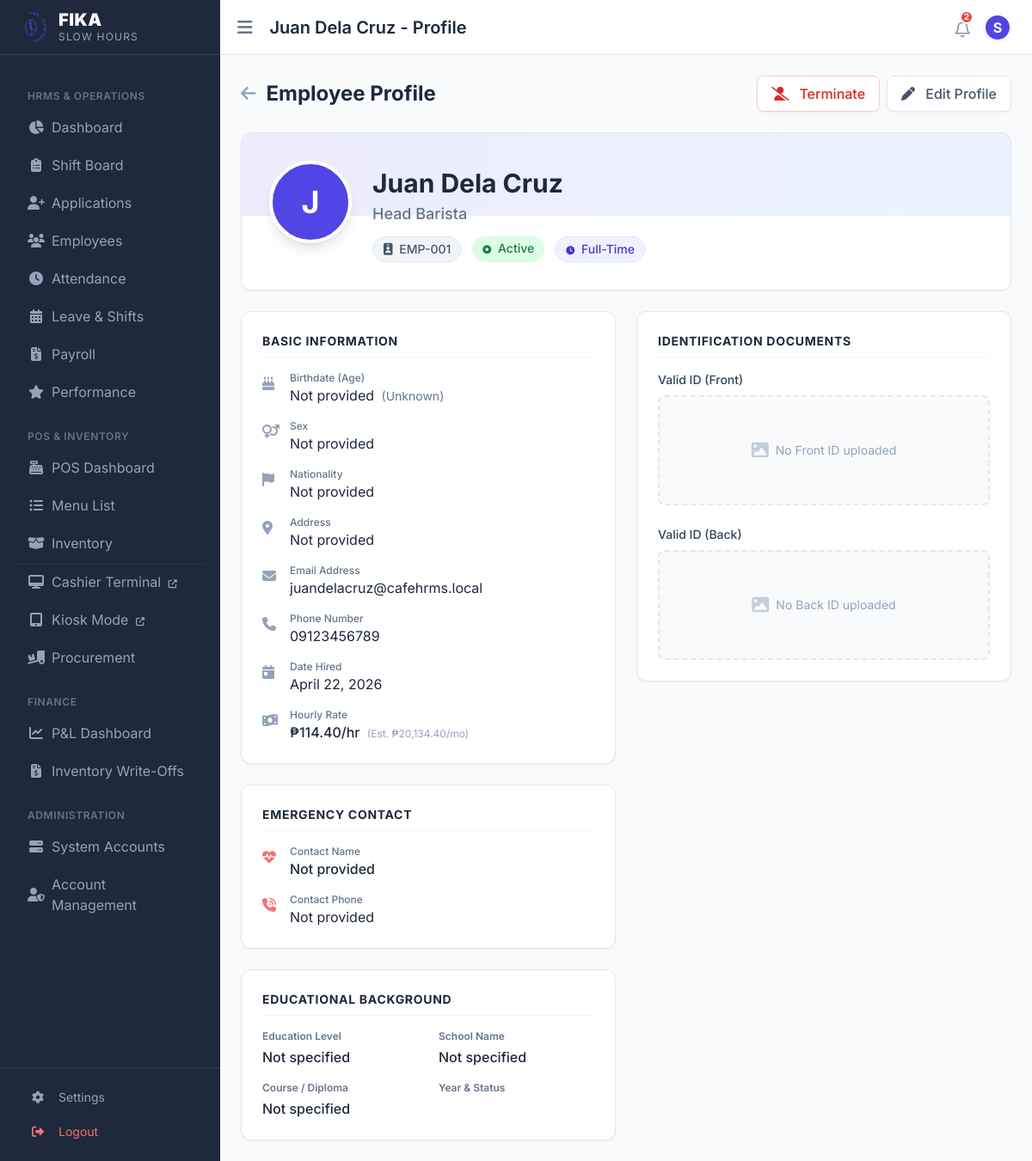
The app's page /cafe_hrms/employee_view?id=1 (signed in) with its own data.
### tables this page shows
CREATE TABLE `employees` (
  `id` int NOT NULL,
  `employee_id` varchar(80) NOT NULL,
  `first_name` varchar(150) DEFAULT NULL,
  `last_name` varchar(150) DEFAULT NULL,
  `email` varchar(255) NOT NULL,
  `phone` varchar(50) DEFAULT NULL,
  `position` varchar(120) DEFAULT NULL,
  `department` varchar(120) DEFAULT NULL,
  `employment_type` varchar(50) DEFAULT NULL,
  `status` varchar(50) NOT NULL DEFAULT 'Active',
  `sick_leave_balance` int NOT NULL DEFAULT '14',
  `termination_reason` varchar(100) DEFAULT NULL,
  `termination_details` text,
  `termination_date` date DEFAULT NULL,
  `date_hired` date DEFAULT NULL,
  `birthday` date DEFAULT NULL,
  `hourly_rate` decimal(12,2) NOT NULL DEFAULT '0.00',
  `last_raise_date` date DEFAULT NULL,
  `last_bonus_date` date DEFAULT NULL,
  `address` text,
  `emergency_contact` varchar(200) DEFAULT NULL,
  `bank_account` varchar(120) DEFAULT NULL,
  `tin` varchar(50) DEFAULT NULL,
  `sss` varchar(50) DEFAULT NULL,
  `philhealth` varchar(50) DEFAULT NULL,
  `pagibig` varchar(50) DEFAULT NULL,
  `government_ids` varchar(255) DEFAULT NULL,
  `photo` varchar(500) DEFAULT NULL,
  `created_at` datetime DEFAULT CURRENT_TIMESTAMP,
  `emergency_contact_name` varchar(255) DEFAULT NULL,
  `emergency_contact_phone` varchar(50) DEFAULT NULL,
  `valid_id_back_photo` varchar(500) DEFAULT NULL,
  `valid_id_photo` varchar(500) DEFAULT NULL,
  `education_level` varchar(50) DEFAULT NULL,
  `school_name` varchar(150) DEFAULT NULL,
  `school_address` varchar(255) DEFAULT NULL,
  `year_graduated` varchar(20) DEFAULT NULL,
  `education_status` varchar(50) DEFAULT NULL,
  `course_diploma` varchar(150) DEFAULT NULL,
  `employment_category` varchar(50) DEFAULT 'Full-Time',
  `birthdate` date DEFAULT NULL,
  `sex` varchar(20) DEFAULT '',
  `nationality` varchar(100) DEFAULT '',
  `preferred_schedule` varchar(50) DEFAULT 'Any',
  `branch_id` int DEFAULT NULL,
  `employment_status` enum('Trainee','Probationary','Regular') NOT NULL DEFAULT 'Regular'
);

### cafe_hrms/functions.php (called while the page is built, shortened)
<?php
function h($value) {
    return htmlspecialchars((string)$value, ENT_QUOTES, 'UTF-8');
}

### cafe_hrms/employee_view.php (the view, shortened to what this page needs)
<?php
require_once __DIR__ . '/init.php';
$id = isset($_GET['id']) ? (int)$_GET['id'] : 0;
$stmt = $pdo->prepare('SELECT *, CONCAT(first_name, " ", last_name) AS full_name FROM employees WHERE id = ?');
$stmt->execute([$id]);
$employee = $stmt->fetch();
require_once __DIR__ . '/includes/header.php';
?>
<div class="max-w-5xl mx-auto space-y-6">
    <div class="flex items-center justify-between mb-2">
        <div class="flex items-center space-x-3">
            <a href="employees" class="text-slate-400 hover:text-primary transition">
                <i class="fa-solid fa-arrow-left text-xl"></i>
            </a>
            <h1 class="text-2xl font-bold text-slate-800">Employee Profile</h1>
        </div>
        <?php if(isset($_SESSION['user']['role']) && in_array($_SESSION['user']['role'], ['Admin', 'Super Admin', 'HR', 'HR Admin'])): ?>
        <div class="flex space-x-2">
            <?php if ($employee['status'] !== 'Archived'): ?>
                <button onclick="openEditModal('terminate_form.php?id=<?= $employee['id'] ?>')" class="bg-white border border-red-200 text-red-600 px-4 py-2 rounded-lg hover:bg-red-50 transition shadow-sm font-medium">
                    <i class="fa-solid fa-user-slash mr-2"></i> Terminate
                </button>
            <?php else: ?>
                <button onclick="openEditModal('rehire_form.php?id=<?= $employee['id'] ?>')" class="bg-white border border-emerald-200 text-emerald-600 px-4 py-2 rounded-lg hover:bg-emerald-50 transition shadow-sm font-medium">
                    <i class="fa-solid fa-user-plus mr-2"></i> Reactivate
                </button>
            <?php endif; ?>
            <?php if(isset($_SESSION['user']['role']) && in_array($_SESSION['user']['role'], ['Admin', 'Super Admin'])): ?>
            <button onclick="openEditModal('employee_form.php?id=<?= $employee['id'] ?>')" class="bg-white border border-slate-200 text-slate-600 px-4 py-2 rounded-lg hover:bg-slate-50 transition shadow-sm font-medium">
                <i class="fa-solid fa-pen mr-2"></i> Edit Profile
            </button>
            <?php endif; ?>
        </div>
        <?php endif; ?>
    </div>
    <div class="bg-white rounded-xl shadow-sm border border-slate-200 p-8 flex flex-col md:flex-row items-center md:items-start gap-6 relative overflow-hidden">
        <div class="absolute top-0 left-0 w-full h-24 bg-gradient-to-r from-primary/10 to-blue-500/10"></div>
        <div class="h-24 w-24 rounded-full bg-primary text-white flex items-center justify-center text-4xl font-bold shadow-lg z-10 border-4 border-white">
            <?= h(strtoupper(substr($employee['full_name'], 0, 1))) ?>
        </div>
        <div class="flex-1 text-center md:text-left z-10 pt-2">
            <h2 class="text-3xl font-bold text-slate-800 mb-1"><?= h($employee['full_name']) ?></h2>
            <p class="text-lg text-slate-500 font-medium mb-3"><?= h($employee['position']) ?></p>
            <div class="flex flex-wrap justify-center md:justify-start gap-3">
                <span class="px-3 py-1 bg-slate-100 text-slate-600 rounded-full text-sm font-medium border border-slate-200">
                    <i class="fa-solid fa-id-badge mr-1"></i> <?= h($employee['employee_id']) ?>
                </span>
                <?php
                    $statusClass = 'bg-slate-100 text-slate-600';
                    if ($employee['status'] === 'Active') $statusClass = 'bg-green-100 text-green-700';
                ?>
                <span class="px-3 py-1 <?= $statusClass ?> rounded-full text-sm font-medium">
                    <i class="fa-solid fa-circle-dot text-[10px] mr-1"></i> <?= h($employee['status']) ?>
                </span>
                <?php $cat = $employee['employment_category'] ?? 'Full-Time'; ?>
                <span class="px-3 py-1 bg-indigo-50 text-indigo-700 rounded-full text-sm font-medium border border-indigo-100">
                    <i class="fa-solid fa-clock text-[10px] mr-1"></i> <?= h($cat) ?>
                </span>
            </div>
        </div>
    </div>
    <div class="grid grid-cols-1 md:grid-cols-2 gap-6">
        <div class="space-y-6">
            <div class="bg-white rounded-xl shadow-sm border border-slate-200 p-6">
                <h3 class="text-sm font-bold text-slate-800 uppercase tracking-wider mb-4 pb-2 border-b border-slate-100">Basic Information</h3>
                <div class="space-y-4">
                    <?php
                        $ageStr = 'Unknown';
                    ?>
                    <div class="flex items-start">
                        <div class="w-8 text-slate-400 mt-0.5"><i class="fa-solid fa-cake-candles"></i></div>
                        <div>
                            <div class="text-xs text-slate-500 font-medium">Birthdate (Age)</div>
                            <div class="text-slate-800">
                                <?= !empty($employee['birthdate']) ? date('F j, Y', strtotime($employee['birthdate'])) : 'Not provided' ?>
                                <span class="text-slate-500 text-sm ml-1">(<?= $ageStr ?>)</span>
                            </div>
                        </div>
                    </div>
                    <div class="flex items-start">
                        <div class="w-8 text-slate-400 mt-0.5"><i class="fa-solid fa-venus-mars"></i></div>
                        <div>
                            <div class="text-xs text-slate-500 font-medium">Sex</div>
                            <div class="text-slate-800"><?= h($employee['sex'] ?: 'Not provided') ?></div>
                        </div>
                    </div>
                    <div class="flex items-start">
                        <div class="w-8 text-slate-400 mt-0.5"><i class="fa-solid fa-flag"></i></div>
                        <div>
                            <div class="text-xs text-slate-500 font-medium">Nationality</div>
                            <div class="text-slate-800"><?= h($employee['nationality'] ?: 'Not provided') ?></div>
                        </div>
                    </div>
                    <div class="flex items-start">
                        <div class="w-8 text-slate-400 mt-0.5"><i class="fa-solid fa-location-dot"></i></div>
                        <div>
                            <div class="text-xs text-slate-500 font-medium">Address</div>
                            <div class="text-slate-800"><?= h($employee['address'] ?: 'Not provided') ?></div>
                        </div>
                    </div>
                    <div class="flex items-start">
                        <div class="w-8 text-slate-400 mt-0.5"><i class="fa-solid fa-envelope"></i></div>
                        <div>
                            <div class="text-xs text-slate-500 font-medium">Email Address</div>
                            <div class="text-slate-800"><?= h($employee['email'] ?: 'Not provided') ?></div>
                        </div>
                    </div>
                    <div class="flex items-start">
                        <div class="w-8 text-slate-400 mt-0.5"><i class="fa-solid fa-phone"></i></div>
                        <div>
                            <div class="text-xs text-slate-500 font-medium">Phone Number</div>
                            <div class="text-slate-800"><?= h($employee['phone'] ?: 'Not provided') ?></div>
                        </div>
                    </div>
                    <div class="flex items-start">
                        <div class="w-8 text-slate-400 mt-0.5"><i class="fa-solid fa-calendar-day"></i></div>
                        <div>
                            <div class="text-xs text-slate-500 font-medium">Date Hired</div>
                            <div class="text-slate-800"><?= !empty($employee['date_hired']) ? date('F j, Y', strtotime($employee['date_hired'])) : 'Unknown' ?></div>
                        </div>
                    </div>
                    <div class="flex items-start">
                        <div class="w-8 text-slate-400 mt-0.5"><i class="fa-solid fa-money-bill-wave"></i></div>
                        <div>
                            <div class="text-xs text-slate-500 font-medium">Hourly Rate</div>
                            <div class="text-slate-800 font-medium">₱<?= number_format((float)$employee['hourly_rate'], 2) ?>/hr <span class="text-xs text-slate-400 ml-1 font-normal">(Est. ₱<?= number_format((float)$employee['hourly_rate'] * 8 * 22, 2) ?>/mo)</span></div>
                        </div>
                    </div>
                </div>
            </div>
            <div class="bg-white rounded-xl shadow-sm border border-slate-200 p-6">
                <h3 class="text-sm font-bold text-slate-800 uppercase tracking-wider mb-4 pb-2 border-b border-slate-100">Emergency Contact</h3>
                <div class="space-y-4">
                    <div class="flex items-start">
                        <div class="w-8 text-red-400 mt-0.5"><i class="fa-solid fa-heart-pulse"></i></div>
                        <div>
                            <div class="text-xs text-slate-500 font-medium">Contact Name</div>
                            <div class="text-slate-800 font-medium"><?= h($employee['emergency_contact_name'] ?: 'Not provided') ?></div>
                        </div>
                    </div>
                    <div class="flex items-start">
                        <div class="w-8 text-red-400 mt-0.5"><i class="fa-solid fa-phone-volume"></i></div>
                        <div>
                            <div class="text-xs text-slate-500 font-medium">Contact Phone</div>
                            <div class="text-slate-800"><?= h($employee['emergency_contact_phone'] ?: 'Not provided') ?></div>
                        </div>
                    </div>
                </div>
            </div>
            <div class="bg-white rounded-xl shadow-sm border border-slate-200 p-6 mt-6">
                <h3 class="text-sm font-bold text-slate-800 uppercase tracking-wider mb-4 pb-2 border-b border-slate-100">Educational Background</h3>
                <div class="grid grid-cols-1 md:grid-cols-2 gap-y-4 gap-x-6">
                    <div>
                        <span class="text-xs text-slate-500 font-semibold block mb-1">Education Level</span>
                        <span class="text-slate-800 font-medium"><?= h($employee['education_level'] ?: 'Not specified') ?></span>
                    </div>
                    <div>
                        <span class="text-xs text-slate-500 font-semibold block mb-1">School Name</span>
                        <span class="text-slate-800 font-medium"><?= h($employee['school_name'] ?: 'Not specified') ?></span>
                    </div>
                    <div>
                        <span class="text-xs text-slate-500 font-semibold block mb-1">Course / Diploma</span>
                        <span class="text-slate-800 font-medium"><?= h($employee['course_diploma'] ?: 'Not specified') ?></span>
                    </div>
                    <div>
                        <span class="text-xs text-slate-500 font-semibold block mb-1">Year & Status</span>
                    </div>
                </div>
            </div>
        </div>
        <div class="space-y-6">
            <div class="bg-white rounded-xl shadow-sm border border-slate-200 p-6">
                <h3 class="text-sm font-bold text-slate-800 uppercase tracking-wider mb-4 pb-2 border-b border-slate-100">Identification Documents</h3>
                <div class="space-y-6">
                    <div>
                        <div class="text-sm font-medium text-slate-700 mb-2">Valid ID (Front)</div>
                        <?php if(!empty($employee['valid_id_photo'])): ?>
                            <a href="uploads/applicants/<?= h($employee['valid_id_photo']) ?>" target="_blank" class="block rounded-lg border-2 border-slate-200 overflow-hidden hover:border-primary transition group relative">
                                <img src="uploads/applicants/<?= h($employee['valid_id_photo']) ?>" alt="ID Front" class="w-full h-48 object-cover">
                                <div class="absolute inset-0 bg-black/40 flex items-center justify-center opacity-0 group-hover:opacity-100 transition">
                                    <span class="text-white bg-black/50 px-4 py-2 rounded-full text-sm font-medium"><i class="fa-solid fa-magnifying-glass mr-1"></i> View Full Image</span>
                                </div>
                            </a>
                        <?php else: ?>
                            <div class="h-32 rounded-lg border-2 border-dashed border-slate-200 flex items-center justify-center text-slate-400 text-sm bg-slate-50">
                                <i class="fa-solid fa-image text-xl mr-2 opacity-50"></i> No Front ID uploaded
                            </div>
                        <?php endif; ?>
                    </div>
                    <div>
                        <div class="text-sm font-medium text-slate-700 mb-2">Valid ID (Back)</div>
                        <?php if(!empty($employee['valid_id_back_photo'])): ?>
                            <a href="uploads/applicants/<?= h($employee['valid_id_back_photo']) ?>" target="_blank" class="block rounded-lg border-2 border-slate-200 overflow-hidden hover:primary transition group relative">
                                <img src="uploads/applicants/<?= h($employee['valid_id_back_photo']) ?>" alt="ID Back" class="w-full h-48 object-cover">
                                <div class="absolute inset-0 bg-black/40 flex items-center justify-center opacity-0 group-hover:opacity-100 transition">
                                    <span class="text-white bg-black/50 px-4 py-2 rounded-full text-sm font-medium"><i class="fa-solid fa-magnifying-glass mr-1"></i> View Full Image</span>
                                </div>
                            </a>
                        <?php else: ?>
                            <div class="h-32 rounded-lg border-2 border-dashed border-slate-200 flex items-center justify-center text-slate-400 text-sm bg-slate-50">
                                <i class="fa-solid fa-image text-xl mr-2 opacity-50"></i> No Back ID uploaded
                            </div>
                        <?php endif; ?>
                    </div>
                </div>
            </div>
        </div>
    </div>
</div>
<?php require_once __DIR__ . '/includes/footer.php'; ?>

### cafe_hrms/includes/header.php (style rules this page uses)
body { font-family: 'Inter', sans-serif; background-color: #f8fafc; }

### records on screen
employees: position "Head Barista", employee "EMP-001", status "Active", employment_category "Full-Time", sex "Not provided", nationality "Not provided", address "Not provided", email "juandelacruz@cafehrms.local", phone "09123456789", date_hired "April 22, 2026", hourly_rate "114.40", (float)$employee['hourly_rate']*8*22 "20,134.40", emergency_contact_name "Not provided", emergency_contact_phone "Not provided", education_level "Not specified", school_name "Not specified", course_diploma "Not specified"

### other values on screen
$pageTitle "Juan Dela Cruz - Profile"
$unreadCount "2"
substr(current_user()['name'] ?? 'U', 0, 1) "S"
substr($employee['full_name'], 0, 1) "J"
$employee['full_name'] "Juan Dela Cruz"
$ageStr "Unknown"
